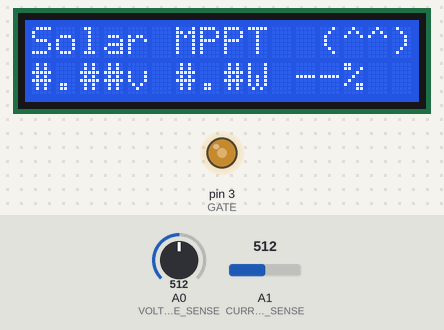
Bench run of a sketch on a simulated Arduino Nano, built with avr-gcc and run on an emulated ATmega328P. Shown: 16×2 character LCD, output pins drawn as LEDs (lit = HIGH). Inputs (shaded band) come from the test bench; at power-on: A1 (CURRENT_SENSE) = 512, A0 (VOLTAGE_SENSE) = 512. What the sketch prints to the serial monitor is not drawn.

Above: at 1.2 s.
1.3 s: A1 (CURRENT_SENSE) set to 716
At 1.66 s:
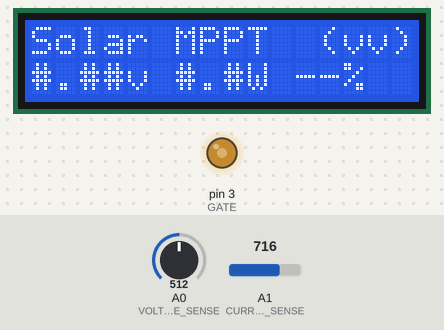
3.0 s: A0 (VOLTAGE_SENSE) set to 716
5.0 s: A0 (VOLTAGE_SENSE) set to 900
7.0 s: A1 (CURRENT_SENSE) set to 511
At 21.62 s:
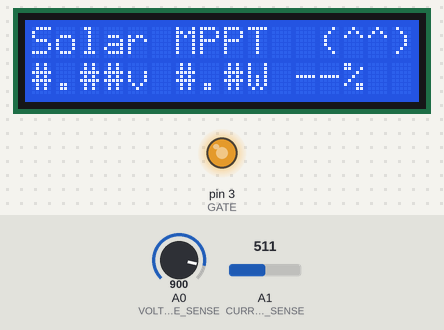
Timing chart, 0 to 23.2 s (numbered marks = the images above; inputs shaded):
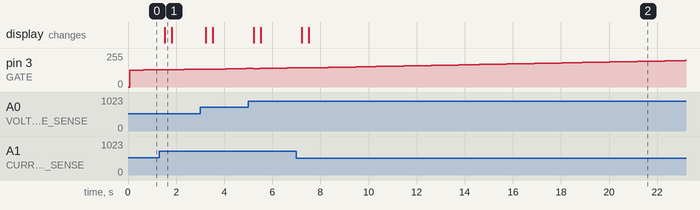

Measured:
- after the input at 1.3 s, the display: changes after 0.23 s (image 1)

The sketch:

MPPT.ino
```cpp
#include <LiquidCrystal_PCF8574.h>
#include <Wire.h>

LiquidCrystal_PCF8574 lcd(0x27); // set the LCD address to 0x27 for a 16 chars and 2 line display

#define RELAY_SIGNAL A6
#define ENC_A A2
#define ENC_B A3
#define ENC_BUTTON A7
#define VOLTAGE_SENSE A0
#define CURRENT_SENSE A1
#define GATE 3

short menu = 0;
#define MAIN_SCREEN 0

String MPPTstatus = "xx";
String sanitisedVoltage = "#.##v";
String sanitisedPower = "#.#W";
String sanitisedPWM = "--%";

//comment out if not debugging
#define DEBUG 1

// scaling factors
#define VOLTAGE_FACTOR 5  //5 millivolts per reading
#define CURRENT_FACTOR 77 //77 milliamps per reading

uint16_t previousPower = 0;
uint16_t previousVoltage = 0;

unsigned short dutyCycle = 125;

bool button_trig = 0;
short enc_value = 0;

// 0123456789ABCDEF
// 0.00v  0.0W  --%

void setup()
{
    Serial.begin(115200);
    Serial.println("LCD...");

    // wait for serial to start
    while (!Serial)
        ;

    checkLCD();

    lcd.setBacklight(255);

    pinMode(RELAY_SIGNAL, OUTPUT);
    pinMode(VOLTAGE_SENSE, INPUT);
    pinMode(CURRENT_SENSE, INPUT);
    pinMode(ENC_A, INPUT_PULLUP);
    pinMode(ENC_B, INPUT_PULLUP);
    pinMode(ENC_BUTTON, INPUT_PULLUP);

    attachInterrupt(digitalPinToInterrupt(ENC_B), isr_enc, CHANGE); //change to ENC_A for opposite direction
    attachInterrupt(digitalPinToInterrupt(ENC_BUTTON), isr_button, CHANGE);

    //by default, make sure relay is on, we can turn the load off later
    digitalWrite(RELAY_SIGNAL, HIGH);
}

void loop()
{
    uint16_t voltageReading = analogRead(A0);
    uint16_t currentReading = analogRead(A1);

    //calc power
    uint16_t powerRating = getPower(voltageReading, currentReading);

    if (powerRating > previousPower)
    {
        //power is increasing? then increase voltage
        if (voltageReading > previousVoltage)
        {
            //ramp it up
            increasePWM();
        }
        else
        {
            //our voltage is lowering, so lets slow down.
            decreasePWM();
        }
    }
    else
    {
        if (voltageReading > previousVoltage)
        {
            //our power is decreasing, but voltage is higher, so slow down.
            decreasePWM();
        }
        else
        {
            //our voltage is lower as well, speed up the PWM
            increasePWM();
        }
    }
    analogWrite(GATE, dutyCycle);

    recordStatus(voltageReading, powerRating);

    switch (menu)
    {
    case MAIN_SCREEN:
        lcd.clear();
        lcd.home();
        //         0123456789ABCDEF
        lcd.print("Solar MPPT  (");
        lcd.print(MPPTstatus); //2 char status
        lcd.print(")");

        lcd.setCursor(0, 1);
        lcd.print(sanitisedVoltage);
        lcd.print(" ");
        lcd.print(sanitisedPower);
        lcd.print(" ");
        lcd.print(sanitisedPWM);
        break;
    }
    delay(250);
}

uint16_t getPower(uint16_t voltage, uint16_t current)
{

    //adjust for factor, producing milli-X;
    voltage *= VOLTAGE_FACTOR;
    current *= CURRENT_FACTOR;

    float v = voltage / 1000;
    float c = current / 1000;
    float wattage = c * v;

#ifdef DEBUG
    Serial.print("voltage: ");
    Serial.print(voltage);
    Serial.print(" Current: ");
    Serial.println(current);
#endif

    //give in terms of milliwatts; let them scale later.
    return wattage * 1000;
}
void recordStatus(uint16_t voltage, uint16_t power)
{

    //if we wanted to record to SD card, we would do so here, writing the voltage and power information for this timestamp.

    previousVoltage = voltage;
    previousPower = power;
}
void increasePWM()
{
    //record on screen
    MPPTstatus = "^^";
    if (dutyCycle < 255)
        dutyCycle += 1;
}
void decreasePWM()
{
    // record on screen
    MPPTstatus = "vv";

    if (dutyCycle > 1)
        dutyCycle -= 1;
}

void checkLCD(void)
{

    Serial.print("checking LCD..");
    Wire.begin();
    Wire.beginTransmission(0x27);
    short error = Wire.endTransmission();
    if (error != 0)
    {
        // we do not have an LCD, do you want to continue?
        Serial.println("None Found!");
        Serial.println("Do you want to continue without an LCD? modify code to continue");

        for (;;)
            ; //halt
    }
    Serial.println("OK");

    lcd.begin(16, 2); // initialize the lcd
}

/***********************
	encoder interrupts
*/
void isr_enc()
{
    if (digitalRead(ENC_A) == digitalRead(ENC_B))
        enc_value++;
    else
        enc_value--;
}

void isr_button()
{                          //called every change
    delayMicroseconds(10); //debounce,
    if (!button_trig && digitalRead(ENC_BUTTON))
    {
        //we test if the button change went HIGH, which means button release
        button_trig = true;
    }
}

short read_encoder()
{ // consume encoder value
    short ret = 0;
    if (enc_value)
        ret = enc_value;
    enc_value = 0;
    return ret;
}
```
